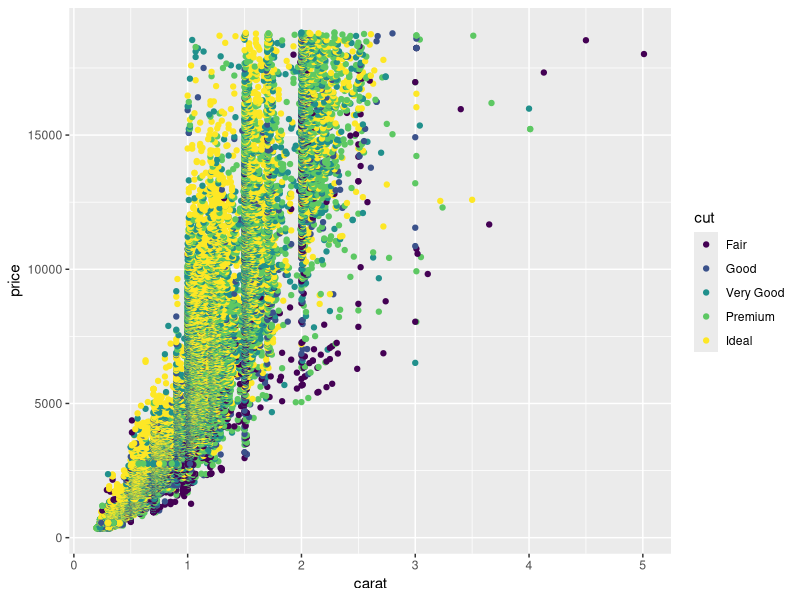
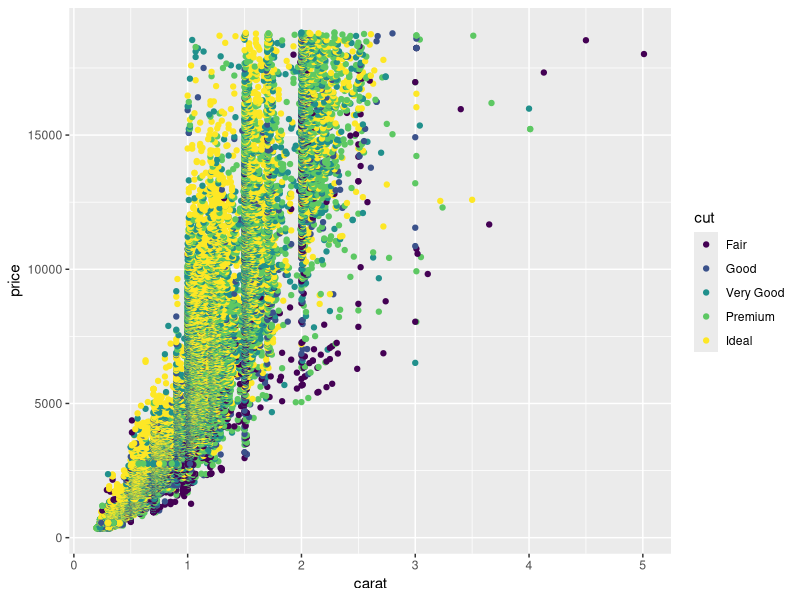
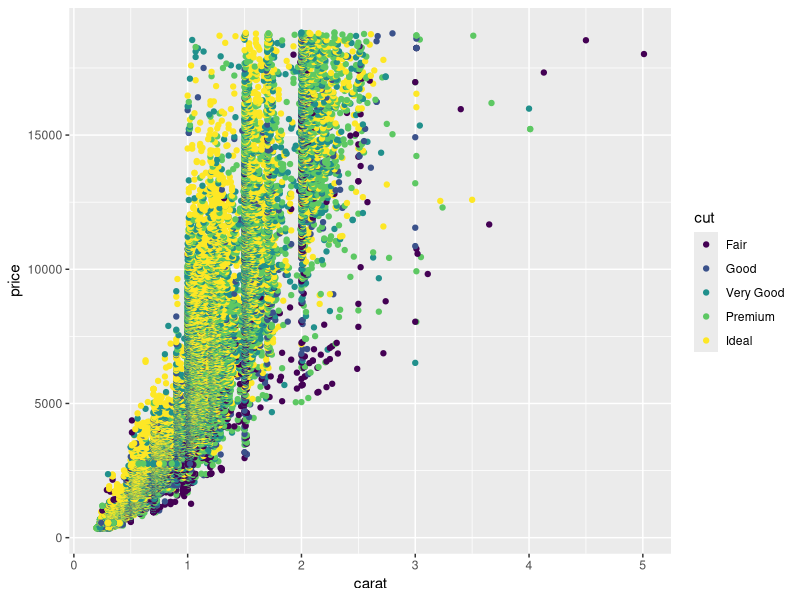

Here is the R script that generated these plots, in order:
## ---- chunk 1
# Now a snippet to set things right
# its funny that outside of this block a comment is a giant Title

# This and by using autotab, I was able to piece out
# knitr::options for chunks then
# RMarkdown is rendering
# knitr is evaluating
# and the $ is for functions in the knitr opts_chunk function SET (whatever,otherstuff,etc)
knitr::opts_chunk$set(cache=TRUE, fig.align = 'center', echo = TRUE)
## ---- chunk 2
1+1
## ---- chunk 3
# this is a comment inside of R code
# here I will set a variable that is only inside this code bubbles
x<-3
x
## ---- chunk 4
x*2
## ---- chunk 5
x*7+3
## ---- chunk 6
5*x+4
## ---- chunk 7
library(ggplot2)
## ---- chunk 8
ggplot(diamonds, aes(x=carat, y=price, color=cut)) + geom_point()
## ---- chunk 9
ggplot(diamonds, aes(x=carat, y=price, color=cut)) + geom_point()
## ---- chunk 10

ggplot(diamonds, aes(x=carat, y=price, color=cut)) + geom_point()


